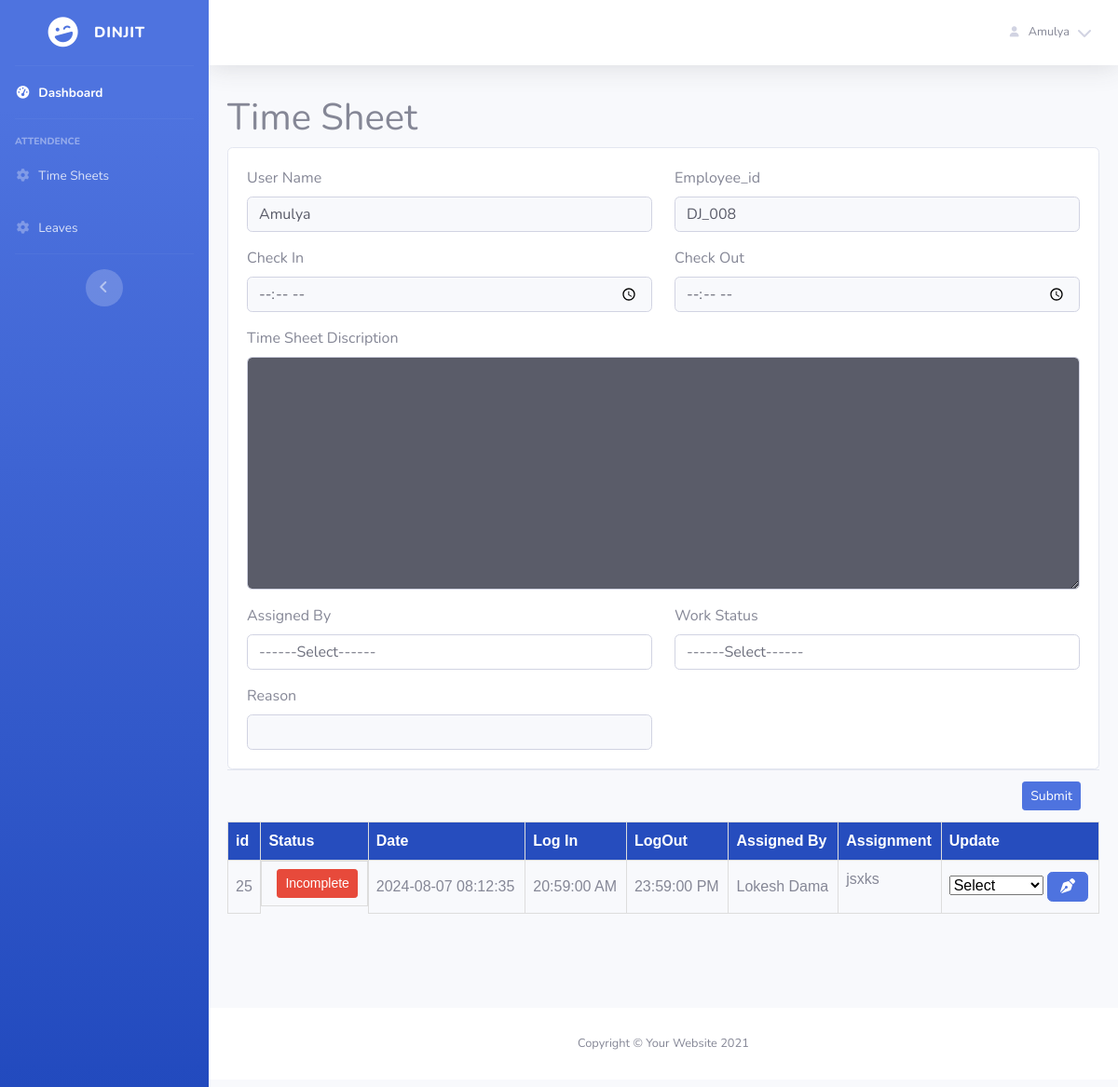
Screenshot of /timesheets.php (signed in) with the database file from the repository.
### tables this page shows
CREATE TABLE `timesheets` (
  `timesheet_id` int(11) NOT NULL,
  `employee_id` int(11) NOT NULL,
  `username` varchar(255) NOT NULL,
  `check_in` time NOT NULL,
  `check_out` time NOT NULL,
  `date` timestamp NOT NULL DEFAULT current_timestamp(),
  `todays_work` varchar(255) NOT NULL,
  `assigned_by` text NOT NULL,
  `work_status` int(11) NOT NULL DEFAULT 1,
  `reasons` varchar(255) NOT NULL
);

### timesheets.php (the view, shortened to what this page needs)
<?php
require_once 'core/conn.php';
if (isset($_SESSION['usertype'])) {
    include "includes/head.php";
?>
    <div class="container-fluid">
        <div class="col-xxl-9 col-xl-12 col-lg-12 col-md-12 col-sm-12 px-0" style="padding: 0px;">
            <h1>Time Sheet</h1>
            <form method="post" action="functions/logic.php">
                <div class="card custom-card">
                    <div class=card-body>
                        <div class="row gy-3">
                            <div class=col-xl-6>
                                <label for=blog-author class=form-label>User Name</label>
                                <input type=text class="form-control bg-light text-dark" name="username" id="username" value="<?php echo $_SESSION['username']; ?>">
                            </div>
                            <div class=col-xl-6>
                                <label for=blog-author class=form-label>Employee_id</label>
                                <input type=text class="form-control bg-light text-dark" name="employee_id" id="employee_id" value="DJ_00<?php echo $_SESSION['employee_id']; ?>">
                            </div>
                            <div class=col-xl-6>
                                <label for=blog-author class=form-label>Check In</label>
                                <input type=time class="form-control bg-light text-dark" name="check_in" id="check_in" >
                            </div>
                            <div class=col-xl-6>
                                <label for=blog-author class=form-label>Check Out</label>
                                <input type=time class="form-control bg-light text-dark" name="check_out" id="check_out" >
                            </div>
                            <div class="col-xl-12">
                            <label for=blog-author class=form-label>Time Sheet Discription</label>
                                <textarea name="todays_work" id="todays_work" class="form-control bg-dark text-light   py-3 text-left" style="height: 250px;"></textarea>
                            </div>
                            <div class=col-xl-6>
                                <label for=blog-category class=form-label>Assigned By</label>
                                <select class=form-control data-trigger name="assigned_by" id="assigned_by">
                                    <option value="">------Select------</option>
                                </select>
                            </div>
                            <div class=col-xl-6>
                                <label for=blog-category class=form-label>Work Status</label>
                                <select class=form-control data-trigger name="work_status" id="work_status">
                                    <option value="">------Select------</option>
                                </select>
                            </div>
                            <div class=col-xl-6>
                                <label for=blog-title class=form-label>Reason</label>
                                <input type=text class="form-control bg-light text-dark" id="reasons" name="reasons">
                            </div>
                        </div>
                    </div>
                </div>
                <div class=card-footer>
                    <div class="btn-list text-end">
                        <button name="timesheet" id="timesheet" class="btn btn-sm btn-primary">Submit</button>
                    </div>
                </div>
        </div>
        <div style="overflow-x:scroll;height: 200px;">
        <table>
            <thead style="  table-layout: fixed; background:#264dbe; color:white;">
                <tr>
                    <th>id</th>
                    <th>Status</th>
                    <th>Date</th>
                    <th>Log In</th>
                    <th>LogOut</th>
                    <th>Assigned By</th>
                    <th>Assignment</th>
                    <th>Update</th>
                </tr>
            </thead>
            <tbody>
            <?php
                $employee_id = $_SESSION['employee_id'];
                 $sql = "SELECT * FROM timesheets WHERE employee_id = '$employee_id' ORDER BY timesheet_id DESC";
            $res = mysqli_query($con,$sql);
            while($row = mysqli_fetch_array($res)){
                ?>
                <tr>
                    <td><?php echo $row['timesheet_id'];?></td>
                    <td style="display: inline-flex; width:100%; justify-content:space-between">
                                    <?php
                                        if ($row['work_status'] == 1) {
                                            echo '<button class="btn btn-success btn-sm ml-2" type="button"  >Completed</button>';
                                        } elseif ($row['work_status'] == 2) {
                                            echo '<button class="btn btn-danger btn-sm ml-2"  type="button"  >Incomplete</button>';
                                        } else if ($row['work_status'] == 3){
                                            echo '<button class="btn btn-primary btn-sm ml-2" type="button"  >Pending...</button>';
                                        }
                                    ?>
                                </td>
                    <td><?php echo $row['date'];?></td>
                    <td><?php echo $row['check_in'];?> AM</td>
                    <td><?php echo $row['check_out'];?> PM</td>
                    <td><?php echo $row['assigned_by'];?></td>
                    <td><?php echo $row['todays_work'];?></td>
                    <td>
                    <form action="#" method="POST">
                                        <select name='work_status' required='required'>
                                            <option value=''>Select</option>
                                        </select>
                                        <button type="submit" style="padding:3px 13px;" name="tstatus_submit" class="btn btn-primary"><i class="fa-solid fa-pen-nib"></i></button>
                                    </form>
                    </td>
                </tr>
                <?php ;} ?>
            </tbody>
        </table>
        </div>
    </div>
    <footer class="sticky-footer bg-white">
        <div class="container my-auto">
            <div class="copyright text-center my-auto">
                <span>Copyright &copy; Your Website 2021</span>
            </div>
        </div>
    </footer>
    </div>
    </div>
    </div>
    </div>
    <?php
    include "includes/footer.php";
    ?>
<?php
} else {
    header("Location:index.php?error=UnAuthorized Access");
}
?>

### assets/css/style.css (style rules this page uses)
* { margin: 0; padding: 0; }
table { font-family: arial, sans-serif; border-collapse: collapse; width: 100%; }
td, th { border: 1px solid #dddddd; text-align: left; padding: 8px; }

### rows the page displays
timesheets: timesheet_id "25", work_status "Incomplete", date "2024-08-07 08:12:35", check_in "20:59:00", check_out "23:59:00", assigned_by "Lokesh Dama", todays_work "jsxks"

### other values shown
$_SESSION['username'] "Amulya"
